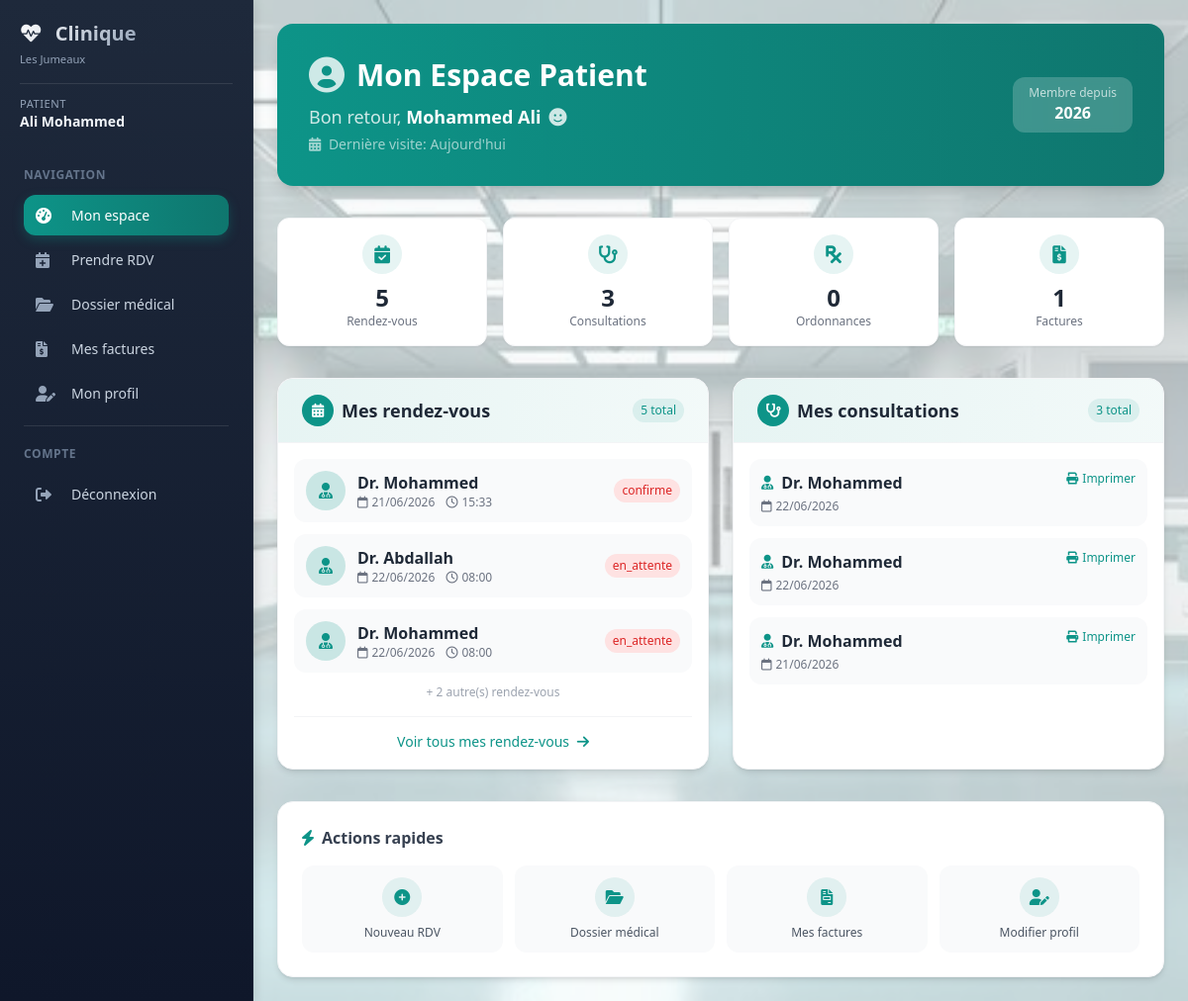
Page /patient/dashboard (signed in) on the earlier database version.
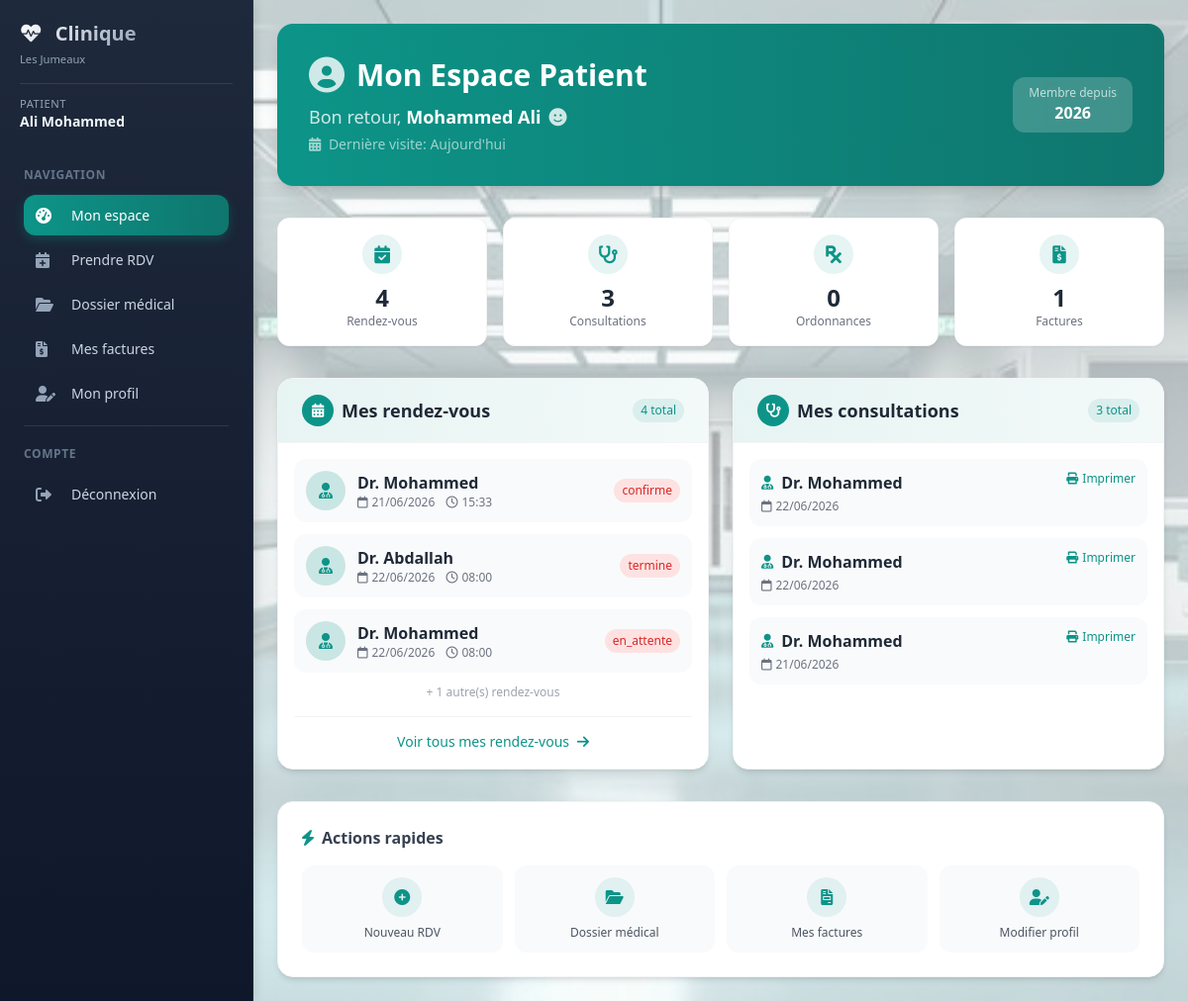
Same page on the later database version.
### models/database.py (models this page shows)
class RendezVous(db.Model):
    __tablename__ = 'rendezvous'
    id = db.Column(db.Integer, primary_key=True)
    patient_id = db.Column(db.Integer, db.ForeignKey('patients.id'), nullable=False)
    medecin_id = db.Column(db.Integer, db.ForeignKey('medecins.id'), nullable=False)
    date_rendezvous = db.Column(db.DateTime, nullable=False)
    duree = db.Column(db.Integer, default=30)
    motif = db.Column(db.Text)
    statut = db.Column(db.String(20), default='en_attente')
    created_at = db.Column(db.DateTime, default=datetime.utcnow)
    patient = db.relationship('Patient', back_populates='rendezvous', foreign_keys=[patient_id])
    medecin = db.relationship('Medecin', back_populates='rendezvous', foreign_keys=[medecin_id])

class Medecin(db.Model):
    __tablename__ = 'medecins'
    id = db.Column(db.Integer, primary_key=True)
    nom = db.Column(db.String(100), nullable=False)
    prenom = db.Column(db.String(100), nullable=False)
    specialite = db.Column(db.String(100), nullable=False)
    email = db.Column(db.String(120))
    telephone = db.Column(db.String(20))
    adresse_cabinet = db.Column(db.Text)
    created_at = db.Column(db.DateTime, default=datetime.utcnow)
    rendezvous = db.relationship('RendezVous', back_populates='medecin', lazy='dynamic')
    consultations = db.relationship('Consultation', back_populates='medecin', lazy='dynamic')
    ordonnances = db.relationship('Ordonnance', back_populates='medecin', lazy='dynamic')

### models/patient.py (the view)
@patient_bp.route('/dashboard')
@patient_required
def dashboard():
    patient = get_current_patient()
    if not patient:
        return render_template('error.html', message="Profil patient non trouvé")
    user = Utilisateur.query.get(session['user_id'])
    if user:
        session['nom'] = user.nom
        session['prenom'] = user.prenom
    rendezvous = RendezVous.query.filter_by(patient_id=patient.id).order_by(RendezVous.date_rendezvous).limit(5).all()
    consultations = Consultation.query.filter_by(patient_id=patient.id).order_by(Consultation.date.desc()).limit(5).all()
    ordonnances = Ordonnance.query.filter_by(patient_id=patient.id).order_by(Ordonnance.date.desc()).limit(5).all()
    factures = Facture.query.filter_by(patient_id=patient.id).order_by(Facture.date.desc()).limit(5).all()
    return render_template('patient/dashboard.html',
                         patient=patient,
                         rendezvous=rendezvous,
                         consultations=consultations,
                         ordonnances=ordonnances,
                         factures=factures)

### models/patient.py (called while the page is built)
def patient_required(f):
    @wraps(f)
    def decorated_function(*args, **kwargs):
        if 'user_id' not in session:
            return redirect(url_for('auth.login'))
        if session.get('role') != 'patient':
            return render_template('error.html', message="Accès non autorisé"), 403
        return f(*args, **kwargs)
    return decorated_function

def get_current_patient():
    user = Utilisateur.query.get(session['user_id'])
    return Patient.query.filter_by(user_id=user.id).first() if user else None

### templates/patient/dashboard.html (shortened to what the changed rows need)
{% extends "base_dashboard.html" %}
{% block content %}
<div class="space-y-8">
    <div class="bg-gradient-to-r from-primary to-primary-dark rounded-2xl shadow-lg p-6 md:p-8 text-white">
        <div class="flex flex-col md:flex-row justify-between items-start md:items-center">
            <div>
                <div class="flex items-center gap-3 mb-2">
                    <h1 class="text-2xl md:text-3xl font-bold">Mon Espace Patient</h1>
                </div>
            </div>
        </div>
    </div>
    <div class="grid grid-cols-2 md:grid-cols-4 gap-4">
        <div class="bg-white rounded-xl shadow-sm p-4 text-center border border-gray-100 hover:shadow-md transition">
            <div class="w-10 h-10 bg-primary/10 rounded-full flex items-center justify-center mx-auto mb-2">
                <i class="fas fa-calendar-check text-primary text-lg"></i>
            </div>
            <p class="text-2xl font-bold text-gray-800">{{ rendezvous|length }}</p>
            <p class="text-xs text-gray-500">Rendez-vous</p>
        </div>
    </div>
    <div class="grid grid-cols-1 lg:grid-cols-2 gap-6">
        <div class="bg-white rounded-2xl shadow-md overflow-hidden border border-gray-100 hover:shadow-lg transition">
            <div class="bg-gradient-to-r from-primary/10 to-primary/5 px-6 py-4 border-b border-gray-100">
                <div class="flex justify-between items-center">
                    <div class="flex items-center gap-2">
                        <div class="w-8 h-8 bg-primary rounded-lg flex items-center justify-center">
                        </div>
                        <h2 class="text-lg font-semibold text-gray-800">Mes rendez-vous</h2>
                    </div>
                    <span class="bg-primary/10 text-primary text-xs px-2 py-1 rounded-full">
                        {{ rendezvous|length }} total
                    </span>
                </div>
            </div>
            <div class="p-4">
                {% if rendezvous %}
                    <div class="space-y-3">
                        {% for rdv in rendezvous[:3] %}
                        <div class="flex items-center justify-between p-3 bg-gray-50 rounded-xl hover:bg-gray-100 transition">
                            <div class="flex items-center gap-3">
                                <div class="w-10 h-10 bg-primary/20 rounded-full flex items-center justify-center">
                                    <i class="fas fa-user-md text-primary"></i>
                                </div>
                                <div>
                                    <p class="font-semibold text-gray-800">Dr. {{ rdv.medecin.nom }} {{ rdv.medecin.prenom }}</p>
                                    <p class="text-xs text-gray-500">
                                        <i class="far fa-calendar mr-1"></i>{{ rdv.date_rendezvous.strftime('%d/%m/%Y') if rdv.date_rendezvous else '-' }}
                                        <i class="far fa-clock ml-2 mr-1"></i>{{ rdv.date_rendezvous.strftime('%H:%M') if rdv.date_rendezvous else '-' }}
                                    </p>
                                </div>
                            </div>
                            <span class="text-xs px-2 py-1 rounded-full
                                {% if rdv.statut == 'confirmé' %}bg-green-100 text-green-600
                                {% elif rdv.statut == 'en attente' %}bg-yellow-100 text-yellow-600
                                {% else %}bg-red-100 text-red-600{% endif %}">
                                {{ rdv.statut|default('confirmé') }}
                            </span>
                        </div>
                        {% endfor %}
                        {% if rendezvous|length > 3 %}
                            <p class="text-center text-xs text-gray-400 mt-2">
                                + {{ rendezvous|length - 3 }} autre(s) rendez-vous
                            </p>
                        {% endif %}
                    </div>
                {% endif %}
            </div>
        </div>
        <div class="bg-white rounded-2xl shadow-md overflow-hidden border border-gray-100 hover:shadow-lg transition">
            <div class="bg-gradient-to-r from-primary/10 to-primary/5 px-6 py-4 border-b border-gray-100">
                <div class="flex justify-between items-center">
                    <div class="flex items-center gap-2">
                        <h2 class="text-lg font-semibold text-gray-800">Mes consultations</h2>
                    </div>
                </div>
            </div>
        </div>
    </div>
</div>
{% endblock %}

Differences in the rows shown:
changed RendezVous "Abdallah": statut "en_attente" → "termine"
Other differences:
{{ rendezvous|length }}: "5" → "4"
{{ rendezvous|length - 3 }}: "2" → "1"
